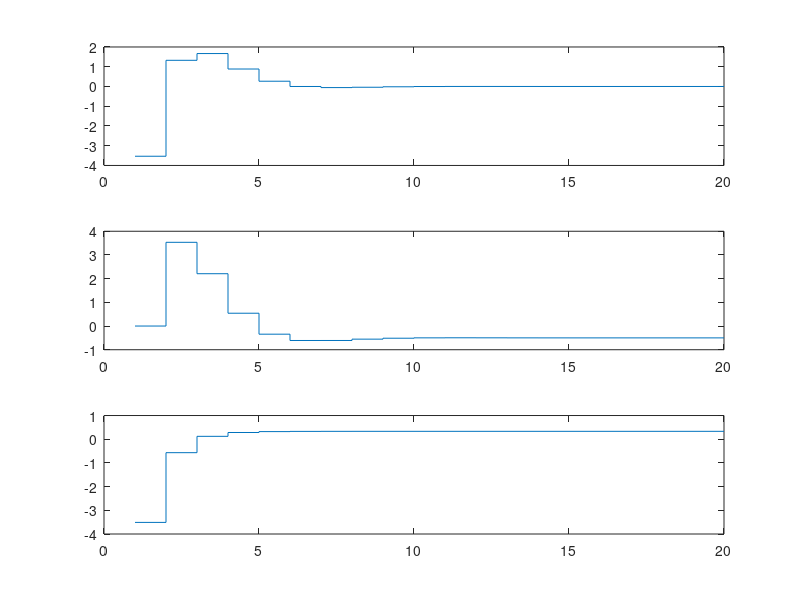
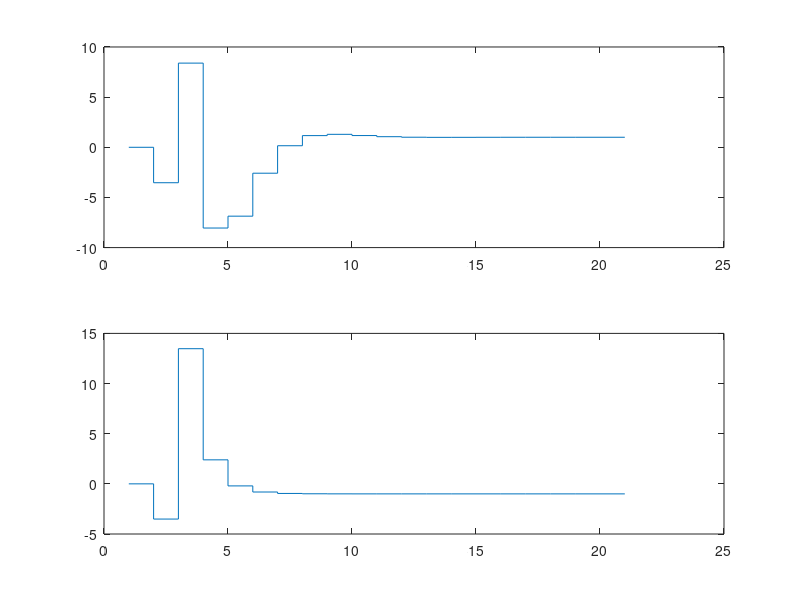

Reproduce these figures in MATLAB, in order. (Note: this script raises an error after producing the figures.)
%Example: Dual Decomposition Distributed MPC

%Terminal equilibrium constraints, no input constraints

%Programmed by H Richter for MPC course: Selected Topics on Engineering
%Science

%Cleveland State University, Mechanical Engineering Department
%Fall 2018

function ddMPCexampleNoUconst

    clear;clc;close all
    %Define decoupled plant
    Ad=[2 2 0;-1 1 0;0 0 4];
    Bd=[1 0;0 0;0 1];

    %Objective: regulation to an equilibrium state
    %Find some eq state for a specific equilibrium control
    ueq=[1;-1];
    xeq=(eye(3)-Ad)\(Bd*ueq);


    n=size(Ad,1); %state dimension
    p=n;
    m=size(Bd,2); %input dimension

    %Horizon
    ny=5;
    nu=ny;

    %Solve and simulate centralized problem

    Q=eye(3);R=eye(2);

    [Px,Hx]=buildPH(Ad,Bd,nu,ny,n);

    %Set up matrices for constraints on control

    Cconstr=eye(3); %dummy
    pc=size(Cconstr,1); %dummy
    [Pc,Hc,Cc]=buildPHC(Cconstr,Ad,Bd,ny,nu,pc);

    xeq_hat=xeq;
    ueq_hat=ueq;
    Qbar=Q;
    Rbar=R;

    u_max=[15;15];
    u_min=[-15;-15];

    ymax=[100;100;100]; %dummy
    ymin=[-100;-100;-100]; %dummy
    [M,d,Qbar,Rbar,xeq_hat,ueq_hat]=buildMdEq(Cc,xeq,ueq,Q,R,ymax,ymin,u_max,u_min,ny,nu,pc);

    %Form cost function - constant portion

    S=2*(Hx'*Qbar*Hx+Rbar);
    simhor=20; 

    %Simulation (unit step reference)
    %Initial conditions
    xa=[1;1;1];
    %initialize variable part of cost
    f=2*((xa'*Px'-xeq_hat')*Qbar*Hx-ueq_hat'*Rbar);

    uprev=zeros(m,1);

    xnow=zeros(3,1);
    u=uprev;

    %Set up equality constr matrices
    Qc=[zeros(n,n*(ny-1)) eye(n)]*Px;
    Aeq=[zeros(n,n*(ny-1)) eye(n)]*Hx;
    %beq defined inside mpc loop

    T=[];
    for k=1:simhor;
       beq=xeq-Qc*xa;
       t=tic;
       ctrlvec=quadprog(S,f,[],[],Aeq,beq);
       T(k)=toc(t);
       u_apply=ctrlvec(1:m); %extract first term of optimal sequence
       u=[u u_apply];  %store control history
       xnext(:,k)=Ad*xnow+Bd*u(:,end); %update plant
       xnow=xnext(:,k); 
       uprev=u(:,end);
       xa=xnow;
       f=2*((xa'*Px'-xeq_hat')*Qbar*Hx-ueq_hat'*Rbar);
    end

    figure(1);
    subplot(3,1,1)
    stairs(xnext(1,:));hold on;
    subplot(3,1,2)
    stairs(xnext(2,:));hold on;
    subplot(3,1,3)
    stairs(xnext(3,:));hold on;

    figure(2);
    subplot(2,1,1);
    stairs(u(1,:));hold on;
    subplot(2,1,2)
    stairs(u(2,:));hold on;

    %%%%%%%%%%%%%%%%%%%%%%%%%%%%%%%%%%%%%%%%%%%%%%%%%%%%%%%%%%%%%%%%%%%%%%%%%%%%%%%%%%%%%%%%%%%%%%%%%%%%%%%%%%%%%%%%%%%%%%
    %Now solve a dual decomposition MPC with the partition {x1 x2}, {x3}

    %Reset plant state
    xa=[1;1;1];

    %Prepare sub-problems

    A11=Ad(1:2,1:2); A22=Ad(3,3); %decoupled subsystem matrices
    A12=Ad(1:2,3);A21=Ad(3,1:2); %coupling matrices 

    B1=Bd(1:2,1); B2=Bd(3,2); 
    Q1c=Qc(:,1:2);Q2c=Qc(:,3);

    R1c=Aeq(:,[1 3 5 7 9]); %odd cols of Aeq
    R2c=Aeq(:,[2 4 6 8 10]); %even cols of Aeq

    %Build prediction matrices for subsystem 1: (A11, B1)

    p1=2;
    [Px1,Hx1]=buildPH(A11,B1,nu,ny,p1);

    xeq1=xeq(1:2);
    ueq1=ueq(1);

    R1=1;
    Q1=eye(2); %for local optimization

    [Qbar1,Rbar1,xeq1_hat,ueq1_hat]=buildQRbarEq(xeq1,ueq1,Q1,R1,ny);

    %Form cost function - quadratic term 
    S1=2*Hx1'*Qbar1*Hx1+Rbar1;

    xa1=xa(1:2);

    %%%%%%%%%%%%%%%%%%%%%%%%%%%%%%%%%%%%%%%%%%%%%%%%%%%%%%%%%%%%%%%%%%%%%%%%%%%%%%%%%%%%%%%%%%%%%%%%%%%%%%%%%%%%%%%%%%%%%%

    %Build matrices for subsystem 2: (A12, B2)

    p2=1;
    [Px2,Hx2]=buildPH(A22,B2,nu,ny,p2);

    xeq2=xeq(2);
    ueq2=ueq(2);

    R2=1;
    Q2=1;

    [Qbar2,Rbar2,xeq2_hat,ueq2_hat]=buildQRbarEq(xeq2,ueq2,Q2,R2,ny);

    %Form cost function - constant portion
    S2=2*Hx2'*Qbar2*Hx2+Rbar2;

    xa2=xa(3);

    cr=3; %convergence rate

    uprev=zeros(m,1);
    xnow=zeros(3,1);
    u=uprev;

    %Initialize global Lagrange multiplier
    Lambda=[0;0;0];

    %Main MPC loop

    for k=1:simhor
       T1=0;T2=0; 
       converged=0;
       xa1=xa(1:2);
       xa2=xa(3);

       while ~converged 

           f1=2*((xa1'*Px1'-xeq1_hat')*Qbar1*Hx1-ueq1_hat'*Rbar1)+Lambda'*R1c;

           f2=2*((xa2'*Px2'-xeq2_hat')*Qbar2*Hx2-ueq2_hat'*Rbar2)+Lambda'*R2c;

           t1=tic;
           %Use analytical solution to Y1=quadprog(S1,f1);
           Y1=-S1\f1';
           dt1=toc(t1);
           T1=T1+dt1;

           t2=tic;
           %Use analytical solution to Y2=quadprog(S2,f2);
           Y2=-S2\f2';
           dt2=toc(t2);
           T2=T2+dt2;

           %Find constraint error

           %interleave Y1 and Y2 solutions
           %HARD-CODED FOR GIVEN DIMENSIONS AND
           %HORIZON 

           Y=[Y1(1);Y2(1);Y1(2);Y2(2);Y1(3);Y2(3);Y1(4);Y2(4);Y1(5);Y2(5)];
           ec=Qc*xa+Aeq*Y-xeq;

           %Central Lagrangian update
           Lambda=Lambda+cr*ec; 
           normEC=norm(ec)
           converged=normEC<0.01;
       end
       Ttotal1(k)=T1;
       Ttotal2(k)=T2;
       u_apply=[Y1(1);Y2(1)]; %extract first term of optimal sequence
       u=[u u_apply];  %store control history
       xnext(:,k)=Ad*xnow+Bd*u(:,end); %update plant
       xnow=xnext(:,k); 
       uprev=u(:,end);
       xa=xnow;
    end

    figure(1)
    subplot(3,1,1)
    stairs(xnext(1,:),'r--')
    subplot(3,1,2)
    stairs(xnext(2,:),'r--')
    subplot(3,1,3)
    stairs(xnext(3,:),'r--')
    ylabel('x_3', 'Fontsize',14)
    xlabel('MPC iteration', 'Fontsize',14)
    legend('Centralized','Distrib')
    subplot(3,1,1)
    title('States: Centralized vs. Parallel MPC: No Input Constraints','Fontsize',14)
    ylabel('x_1', 'Fontsize',14)
    legend('Centralized','Distrib')
    subplot(3,1,2)
    ylabel('x_2', 'Fontsize',14)
    legend('Centralized','Distrib')
    subplot(3,1,3)
    ylabel('x_3', 'Fontsize',14)
    legend('Centralized','Distrib')

    figure(2);
    subplot(2,1,1)
    stairs(u(1,:),'r--')
    subplot(2,1,2)
    stairs(u(2,:),'r--')
    ylabel('u_2', 'Fontsize',14)
    xlabel('MPC iteration', 'Fontsize',14)
    legend('Centralized','Distrib')
    subplot(2,1,1)
    title('Control Inputs: Centralized vs. Parallel MPC: No Input Constraints','Fontsize',14)
    ylabel('u_1', 'Fontsize',14)
    legend('Centralized','Distrib')

    figure(3)
    stairs(Ttotal1,'r--');hold on
    stairs(Ttotal2,'k--');
    stairs(T,'k')
    title('Computation Time: Centralized vs. Parallel MPC: No Input Constraints','Fontsize',14)
    ylabel('Time per quadratic optimization', 'Fontsize',14)
    xlabel('MPC iteration', 'Fontsize',14)
    legend('Distrib, processor 1','Distrib, processor 2','Centralized quadprog')
end


function [Px,Hx] = buildPH(A,B,nu,ny,p)
    n=size(A,1);m=size(B,2);

    %Compute Px
    Px = A; 
    for i=1:ny-1
      Px = [Px;A^(i+1)];
    end

    %Compute Hx
    Hx = zeros(p*ny,m*nu);
    for i=1:ny,
        for j=1:i,
            Hx(1+(i-1)*p:i*p,1+(j-1)*m:j*m) = A^(i-j)*B;
        end
    end
end


function [Pc,Hc,Cc]=buildPHC(Cconstr,A,B,ny,nu,pc)
    m=size(B,2);

    Pc=Cconstr*A;
    for i=1:ny-1,
      Pc=[Pc;Cconstr*A^(i+1)];
    end

    %Compute H for constraints

    Hc=zeros(pc*ny,m*nu);
    for i=1:ny,
        for j=  1:i,
            Hc(1+(i-1)*pc:i*pc,1+(j-1)*m:j*m)=Cconstr*A^(i-j)*B;
        end
    end

    %Compute Cc 
    Cc=zeros(m*nu,m*nu);
    for i=1:nu,
        for j=1:i,
            Cc(1+(i-1)*m:i*m,1+(j-1)*m:j*m)=eye(m);
        end
    end
end

function [M,d,Qbar,Rbar,xeq_hat,ueq_hat] = buildMdEq(Cc,xeq,ueq,Q,R,ymax,ymin,umax,umin,ny,nu,pc)

    Ly=eye(pc);
    xeq_hat=xeq;
    ueq_hat=ueq;
    Qbar=Q;
    Rbar=R;
    m=size(R,1);

    for i=1:ny-1,
        Ly=[Ly;eye(pc)];
        xeq_hat=[xeq_hat;xeq];
        ueq_hat=[ueq_hat;ueq];
        Qbar=blkdiag(Qbar,Q);
        Rbar=blkdiag(Rbar,R);
    end

    y_max=Ly*ymax;
    y_min=Ly*ymin;

    Lu=eye(m);
    for i=1:nu-1,
        Lu=[Lu;eye(m)];
    end

    dup=Lu*umax;
    dum=-Lu*umin;

    M=[Cc;-Cc];
    d=[dup;dum];

end



